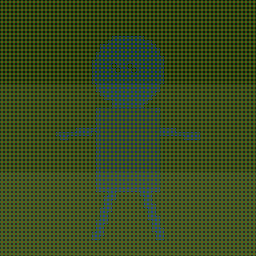
#> input picture assets/characters/samples/noir_plain.png, 256 x 256 px
$ python run_learn.py ../../../assets/characters/samples/noir_plain.png
#> lines starting #> are read from the running program, lines starting #| are printed output that depends on the picture
### sculpt/prototype/sculpt/io.py
"""Image I/O via Pillow (DESIGN.md §10 allows numpy + Pillow)."""

import numpy as np
from PIL import Image

from .tuning import GRID_SIZE


def load_image_as_grid_array(path: str, size: int = GRID_SIZE) -> np.ndarray:
#> called with size = 16
    img = Image.open(path).convert("RGB")
#> img is the input picture: PIL image 256x256 RGB; mean R, G, B 56.8, 73.8, 30
    img = img.resize((size, size), Image.Resampling.BOX)
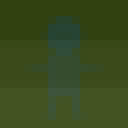
#> img: PIL image 16x16 RGB (shown 8 times larger); mean R, G, B 56.9, 74.4, 30.1
    return np.asarray(img, dtype=np.uint8)


# [8 lines left out: function save_grid_as_png, not called in this run]

### sculpt/prototype/sculpt/learn.py
"""Learning pipe — one image -> chisel library (DESIGN.md §5)."""

from typing import Tuple

import numpy as np

from .cell import Cell
from .chisel import build_neighbor_key
from .grid import Grid
from .io import load_image_as_grid_array
from .library import ChiselLibrary
from .tuning import GRID_SIZE, LEVEL_BLUR_BOX


def _interpret_4channels(rgb: np.ndarray) -> np.ndarray:
    """RGB image -> 4-channel values in [0, 255].

    Phase 1 initial rules:
      C0 (R): brightness (luminance)
      C1 (G): horizontal gradient magnitude
      C2 (B): vertical gradient magnitude
      C3 (A): local variance
    """
    h, w, _ = rgb.shape
#> h = 16; w = 16
    r = rgb[..., 0].astype(np.int32)
    g = rgb[..., 1].astype(np.int32)
    b = rgb[..., 2].astype(np.int32)
    lum = (r * 77 + g * 150 + b * 29) >> 8

    dx = np.zeros_like(lum)
    dy = np.zeros_like(lum)
    dx[:, 1:] = np.abs(lum[:, 1:] - lum[:, :-1])
    dy[1:, :] = np.abs(lum[1:, :] - lum[:-1, :])

    local_var = np.zeros_like(lum)
    pad = np.pad(lum, 1, mode="edge")
    for dyi in range(3):
        for dxi in range(3):
            local_var += np.abs(pad[dyi:dyi + h, dxi:dxi + w] - lum)
    local_var = local_var // 8

    out = np.stack([lum, dx * 2, dy * 2, local_var * 2], axis=-1)
    return np.clip(out, 0, 255).astype(np.uint8)


def _box_blur(channel_img: np.ndarray, box: int) -> np.ndarray:
    if box <= 1:
        return channel_img.copy()
    h, w = channel_img.shape
    out = np.zeros_like(channel_img, dtype=np.int32)
    for yy in range(h):
        y0 = (yy // box) * box
        y1 = min(y0 + box, h)
        for xx in range(w):
            x0 = (xx // box) * box
            x1 = min(x0 + box, w)
            out[yy, xx] = channel_img[y0:y1, x0:x1].mean()
    return out.astype(np.uint8)


def _depth_at_level(depth_img: np.ndarray, level: int) -> np.ndarray:
#> called with depth_img = array of shape (16, 16, 4), level = 3
    box = LEVEL_BLUR_BOX[level]
    out = np.zeros_like(depth_img)
    for c in range(depth_img.shape[-1]):
        out[..., c] = _box_blur(depth_img[..., c], box)
    return out


def learn_image(img_path: str, library: ChiselLibrary,
                size: int = GRID_SIZE) -> Tuple[ChiselLibrary, dict]:
    rgb = load_image_as_grid_array(img_path, size=size)
    ch4 = _interpret_4channels(rgb)
    depth = (255 - ch4.astype(np.int32)).astype(np.uint8)  # P2: depth = 255 - original

    depth_by_level = {lv: _depth_at_level(depth, lv) for lv in (3, 2, 1, 0)}
#> depth_by_level = 4 items

    level_contribution = {
        3: depth_by_level[3].astype(np.int32),
        2: depth_by_level[2].astype(np.int32) - depth_by_level[3].astype(np.int32),
        1: depth_by_level[1].astype(np.int32) - depth_by_level[2].astype(np.int32),
        0: depth_by_level[0].astype(np.int32) - depth_by_level[1].astype(np.int32),
    }

    stats = {"per_level_entries": {lv: 0 for lv in (3, 2, 1, 0)}}

    # For key computation we walk the level-3 grid first (all depth=0 initially),
    # then level by level accumulating.
    running_grid = Grid(size=size)
    for level in (3, 2, 1, 0):
        contrib = np.clip(level_contribution[level], 0, 255).astype(np.uint8)
        for y in range(size):
            for x in range(size):
                cell = running_grid.at(x, y)
                neighbors = running_grid.neighbor_8(x, y)
                key = build_neighbor_key(cell, neighbors)
                sub = (
                    int(contrib[y, x, 0]),
                    int(contrib[y, x, 1]),
                    int(contrib[y, x, 2]),
                    int(contrib[y, x, 3]),
                )
                if any(sub):
                    library.register(level, key, sub)
                    stats["per_level_entries"][level] += 1
                # Advance running_grid (subtractive application, P1)
                from .cell import saturate_subtract
                cell.depth_r = saturate_subtract(cell.depth_r, sub[0])
                cell.depth_g = saturate_subtract(cell.depth_g, sub[1])
                cell.depth_b = saturate_subtract(cell.depth_b, sub[2])
                cell.depth_a = saturate_subtract(cell.depth_a, sub[3])
#> after the loop, stats = 1 item

    return library, stats

### sculpt/prototype/sculpt/cell.py
"""Cell — the basic unit (DESIGN.md §4.1).

Depth = how much the max-value (255) has been carved away.
Original = 255 - depth. Invariant: 0 <= depth <= 255.
"""

from dataclasses import dataclass


@dataclass
class Cell:
    depth_r: int = 0
    depth_g: int = 0
    depth_b: int = 0
    depth_a: int = 0

    margin_l3: int = 0
    margin_l2: int = 0
    margin_l1: int = 0
    margin_l0: int = 0

    last_chisel_id: int = 0
    region_id: int = 0

    def depth_tuple(self):
        return (self.depth_r, self.depth_g, self.depth_b, self.depth_a)

    def original_tuple(self):
        return tuple(255 - d for d in self.depth_tuple())


def saturate_subtract(current: int, delta: int) -> int:
    """P1 enforcement: the ONLY way depth values change.

    Depth is stored as "amount already carved". Applying a chisel carves more,
    so depth increases; we clamp at 255. We call this saturate_subtract because
    conceptually we are subtracting from the remaining (255 - current) budget.
    """
    if delta <= 0:
        return current
    remaining_budget = 255 - current
    actual = min(delta, remaining_budget)
    return current + actual


EMPTY_NEIGHBOR = Cell()

### sculpt/prototype/sculpt/chisel.py
"""Chisel and NeighborStateKey (DESIGN.md §4.3, §4.4).

Chisel = absolute carving instruction at one level.
NeighborStateKey = hash key encoding self + 8 neighbor depths. Self-only
matching is forbidden (P3).
"""

from dataclasses import dataclass
from typing import List, Tuple

from .cell import Cell


def _quantize_self_channel(depth: int) -> int:
    # 4 bits per self channel = 16 buckets of 16.
    return (depth >> 4) & 0xF


def _quantize_neighbor(cell: Cell) -> int:
    # 3 bits per neighbor, averaged across 4 channels = 8 buckets of ~32.
    avg = (cell.depth_r + cell.depth_g + cell.depth_b + cell.depth_a) // 4
    return (avg >> 5) & 0x7


@dataclass(frozen=True)
class NeighborStateKey:
    self_r: int
    self_g: int
    self_b: int
    self_a: int
    n_tl: int
    n_t: int
    n_tr: int
    n_l: int
    n_r: int
    n_bl: int
    n_b: int
    n_br: int

    def pack_u64(self) -> int:
        # 4*4 + 8*3 = 40 bits, fits uint64 with room.
        v = 0
        for bits, val in (
            (4, self.self_r), (4, self.self_g), (4, self.self_b), (4, self.self_a),
            (3, self.n_tl), (3, self.n_t), (3, self.n_tr),
            (3, self.n_l),                   (3, self.n_r),
            (3, self.n_bl), (3, self.n_b), (3, self.n_br),
        ):
            v = (v << bits) | (val & ((1 << bits) - 1))
        return v


def build_neighbor_key(self_cell: Cell, neighbors_8: List[Cell]) -> NeighborStateKey:
    """Build the matching key. neighbors_8 is REQUIRED — signature enforces P3.

    Expected neighbor order (grid.DIRS_8):
      TL, T, TR, L, R, BL, B, BR
    """
    assert len(neighbors_8) == 8, "P3 violation: must supply all 8 neighbors"
    tl, t, tr, l, r, bl, b, br = neighbors_8
    return NeighborStateKey(
        self_r=_quantize_self_channel(self_cell.depth_r),
        self_g=_quantize_self_channel(self_cell.depth_g),
        self_b=_quantize_self_channel(self_cell.depth_b),
        self_a=_quantize_self_channel(self_cell.depth_a),
        n_tl=_quantize_neighbor(tl),
        n_t=_quantize_neighbor(t),
        n_tr=_quantize_neighbor(tr),
        n_l=_quantize_neighbor(l),
        n_r=_quantize_neighbor(r),
        n_bl=_quantize_neighbor(bl),
        n_b=_quantize_neighbor(b),
        n_br=_quantize_neighbor(br),
    )


@dataclass
class Chisel:
    chisel_id: int
    pre_state: NeighborStateKey
    subtract_r: int
    subtract_g: int
    subtract_b: int
    subtract_a: int
    level: int
    weight: int = 1
    usage_count: int = 0

    def subtract_tuple(self) -> Tuple[int, int, int, int]:
        return (self.subtract_r, self.subtract_g, self.subtract_b, self.subtract_a)

### sculpt/prototype/sculpt/grid.py
"""Grid — 16x16 cell lattice with mandatory 8-neighbor access (DESIGN.md §4.2, P3)."""

from typing import List, Tuple

from .cell import Cell, EMPTY_NEIGHBOR
from .tuning import GRID_SIZE


DIRS_8 = [
    (-1, -1), (-1, 0), (-1, 1),
    ( 0, -1),          ( 0, 1),
    ( 1, -1), ( 1, 0), ( 1, 1),
]


class Grid:
    def __init__(self, size: int = GRID_SIZE):
        self.size = size
        self.cells: List[Cell] = [Cell() for _ in range(size * size)]

    def idx(self, x: int, y: int) -> int:
        return y * self.size + x

    def at(self, x: int, y: int) -> Cell:
        return self.cells[self.idx(x, y)]

    def in_bounds(self, x: int, y: int) -> bool:
        return 0 <= x < self.size and 0 <= y < self.size

    def neighbor_8(self, x: int, y: int) -> List[Cell]:
        """Return 8 neighbors in fixed DIRS_8 order.

        Out-of-bounds positions return EMPTY_NEIGHBOR (depth=0, i.e. not carved).
        """
        out = []
        for dx, dy in DIRS_8:
            nx, ny = x + dx, y + dy
            if self.in_bounds(nx, ny):
                out.append(self.at(nx, ny))
            else:
                out.append(EMPTY_NEIGHBOR)
        return out

    # [15 lines left out: functions iter_coords, to_rgb_array, not called in this run]

### sculpt/prototype/sculpt/library.py
"""ChiselLibrary — store + lookup by (level, key) (DESIGN.md §5, §6.2)."""

from collections import defaultdict
from typing import Dict, List, Tuple

from .chisel import Chisel, NeighborStateKey


class ChiselLibrary:
    def __init__(self):
        self._by_level_and_key: Dict[Tuple[int, int], List[Chisel]] = defaultdict(list)
        self._by_level: Dict[int, List[Chisel]] = defaultdict(list)
        self._next_id: int = 1

    def register(self, level: int, key: NeighborStateKey,
                 subtract: Tuple[int, int, int, int]) -> Chisel:
        bucket = self._by_level_and_key[(level, key.pack_u64())]
        for existing in bucket:
            if existing.subtract_tuple() == subtract:
                existing.weight += 1
                return existing
        ch = Chisel(
            chisel_id=self._next_id,
            pre_state=key,
            subtract_r=subtract[0],
            subtract_g=subtract[1],
            subtract_b=subtract[2],
            subtract_a=subtract[3],
            level=level,
        )
        self._next_id += 1
        bucket.append(ch)
        self._by_level[level].append(ch)
        return ch

    # [10 lines left out: function lookup, not called in this run]

    def size(self) -> int:
        return sum(len(v) for v in self._by_level.values())

    def size_by_level(self) -> Dict[int, int]:
        return {lv: len(v) for lv, v in self._by_level.items()}

### sculpt/prototype/scripts/run_learn.py
"""Learn a single image and print library stats.

Usage: python scripts/run_learn.py <image_path>
"""

import os
import sys

HERE = os.path.dirname(os.path.abspath(__file__))
PROTO_ROOT = os.path.dirname(HERE)
sys.path.insert(0, PROTO_ROOT)

from sculpt.learn import learn_image  # noqa: E402
from sculpt.library import ChiselLibrary  # noqa: E402


def main(argv):
    if len(argv) < 2:
        print("usage: run_learn.py <image_path>")
        return 2
    library = ChiselLibrary()
    _, stats = learn_image(argv[1], library)
#> stats = 1 item
    print(f"library size: {library.size()}")
    print(f"by level: {library.size_by_level()}")
    print(f"entries registered per level: {stats['per_level_entries']}")
#| entries registered per level: {3: 256, 2: 224, 1: 160, 0: 115}
    return 0


if __name__ == "__main__":
    sys.exit(main(sys.argv))
#> (the program exits here)
